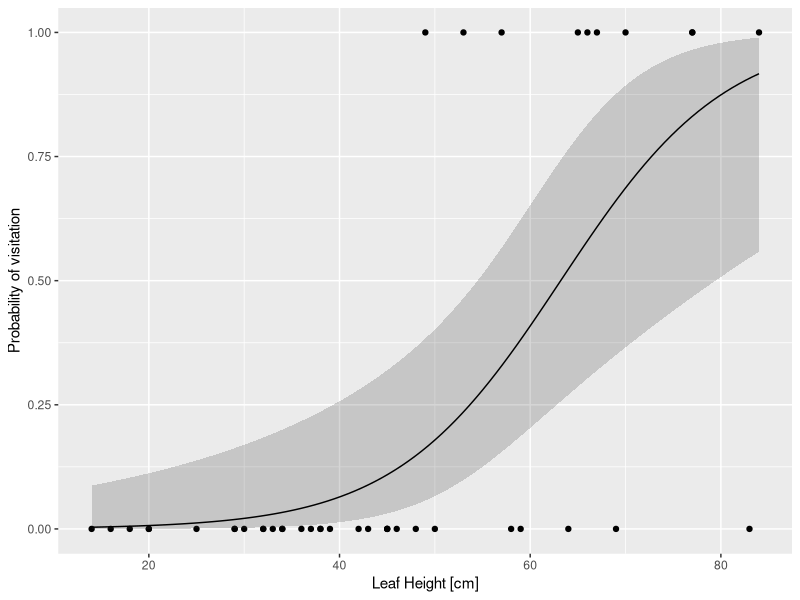

Write R code to recreate this figure.
# Darlingtonia example
library("readr")
library("dplyr")
library("ggplot2")
library("here")

# load data
wasp <- read_csv(here("data", "darlingtonia.csv"), comment = "#",
                 col_types = "dl")

m <- glm(visited ~ leafHeight, data = wasp, family = binomial(link = "logit"))
summary(m)

pdat <- with(wasp,
             tibble(leafHeight = seq(min(leafHeight),
                                     max(leafHeight),
                                     length = 100)))
pdat

# predict
pred <- predict(m, pdat, type = "link", se.fit = TRUE)
str(pred)

p_link <- predict(m, pdat, type = "response")
head(p_link)

# inverse link
ilink <- family(m)$linkinv # g-1()

# add prediction data and predicted values
pdat <- pdat %>%
  bind_cols(data.frame(pred)) %>%
  mutate(fitted = ilink(fit),
         upper = ilink(fit + (2 * se.fit)),
         lower = ilink(fit - (2 * se.fit)))
# plot
ggplot(wasp, aes(x = leafHeight,
                 y = as.numeric(visited))) +
  geom_point() +
  geom_ribbon(aes(ymin = lower, ymax = upper,
                  x = leafHeight), data = pdat,
              inherit.aes = FALSE, alpha = 0.2) +
  geom_line(data = pdat, aes(y = fitted)) +
  labs(x = "Leaf Height [cm]",
       y = "Probability of visitation")

# likelihood ratio test
# compare m with a model without leafHeight
m0 <- update(m, . ~ . - leafHeight)

# (Generalized) Likelihood Ratio Test (GLRT)
anova(m0, m, test = "LRT")

# what about polynomials of leafHeight?
m2 <- update(m, . ~ . + I(leafHeight^2))
summary(m2)

anova(m, m2, test = "LRT")
